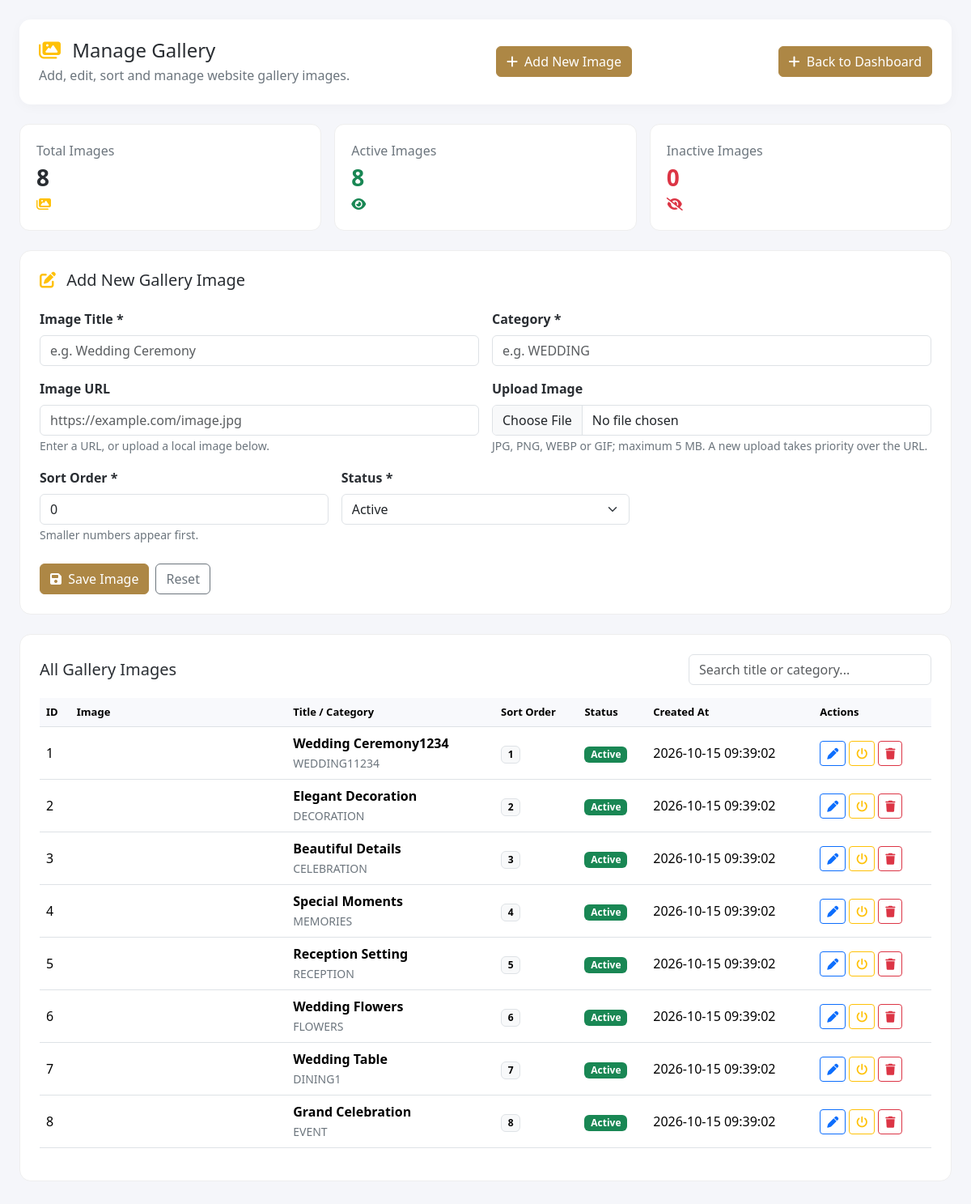
The app's page /manage_gallery.php (signed in) with its own data.
### tables this page shows
CREATE TABLE `gallery` (
  `id` int(11) NOT NULL,
  `title` varchar(150) NOT NULL,
  `category` varchar(100) NOT NULL,
  `image` varchar(255) NOT NULL,
  `status` tinyint(1) NOT NULL DEFAULT 1,
  `sort_order` int(11) NOT NULL DEFAULT 0,
  `created_at` timestamp NOT NULL DEFAULT current_timestamp()
);

### manage_gallery.php (the view, shortened to what this page needs)
<?php
include 'config/db.php';
$conn->set_charset('utf8mb4');
function e($value) {
    return htmlspecialchars((string)$value, ENT_QUOTES, 'UTF-8');
}
$editRecord = null;
$result = $conn->query(
    'SELECT * FROM gallery ORDER BY sort_order ASC, id DESC'
);
$totalImages = (int)$conn->query(
    'SELECT COUNT(*) AS total FROM gallery'
)->fetch_assoc()['total'];
$activeImages = (int)$conn->query(
    'SELECT COUNT(*) AS total FROM gallery WHERE status = 1'
)->fetch_assoc()['total'];
$inactiveImages = $totalImages - $activeImages;
$isEditing = $editRecord !== null;
?>
<!DOCTYPE html>
<html lang="en">
<head>
    <link href="https://cdn.jsdelivr.net/npm/bootstrap@5.3.3/dist/css/bootstrap.min.css"
          rel="stylesheet">
    <link href="https://cdnjs.cloudflare.com/ajax/libs/font-awesome/6.5.2/css/all.min.css"
          rel="stylesheet">
</head>
<body>
<div class="container-fluid py-4 px-3 px-lg-4">
    <div class="page-header d-flex flex-wrap justify-content-between
                align-items-center gap-3 mb-4">
        <div>
            <h2 class="h4 mb-1">
                <i class="fa-solid fa-images text-warning me-2"></i>
                Manage Gallery
            </h2>
            <p class="text-secondary mb-0">
                Add, edit, sort and manage website gallery images.
            </p>
        </div>
        <a href="#galleryForm" class="btn btn-gold">
            <i class="fa-solid fa-plus me-1"></i> Add New Image
        </a>
         <a href="dashboard.php" class="btn btn-gold">
            <i class="fa-solid fa-plus me-1"></i> Back to Dashboard
        </a>
    </div>
    <div class="row g-3 mb-4">
        <div class="col-12 col-md-4">
            <div class="stat-card">
                <div class="text-secondary">Total Images</div>
                <div class="stat-number"><?= $totalImages ?></div>
                <i class="fa-solid fa-images text-warning"></i>
            </div>
        </div>
        <div class="col-12 col-md-4">
            <div class="stat-card">
                <div class="text-secondary">Active Images</div>
                <div class="stat-number text-success"><?= $activeImages ?></div>
                <i class="fa-solid fa-eye text-success"></i>
            </div>
        </div>
        <div class="col-12 col-md-4">
            <div class="stat-card">
                <div class="text-secondary">Inactive Images</div>
                <div class="stat-number text-danger"><?= $inactiveImages ?></div>
                <i class="fa-solid fa-eye-slash text-danger"></i>
            </div>
        </div>
    </div>
    <div class="panel-card" id="galleryForm">
        <h3 class="h5 mb-4">
            <i class="fa-solid fa-pen-to-square me-2 text-warning"></i>
            <?= $isEditing ? 'Edit Gallery Image' : 'Add New Gallery Image' ?>
        </h3>
        <form method="POST" enctype="multipart/form-data">
            <div class="row g-3">
                <div class="col-12 col-md-6">
                    <label class="form-label">Image Title *</label>
                    <input type="text" name="title" class="form-control"
                           maxlength="150" required
                           placeholder="e.g. Wedding Ceremony"
                           value="<?= e($editRecord['title'] ?? '') ?>">
                </div>
                <div class="col-12 col-md-6">
                    <label class="form-label">Category *</label>
                    <input type="text" name="category" class="form-control"
                           maxlength="100" required
                           placeholder="e.g. WEDDING"
                           value="<?= e($editRecord['category'] ?? '') ?>">
                </div>
                <div class="col-12 col-md-6">
                    <label class="form-label">Image URL</label>
                    <input type="url" name="image_url" id="imageUrl"
                           class="form-control"
                           placeholder="https://example.com/image.jpg"
                           value="<?php
                               $currentImage = $editRecord['image'] ?? '';
                               echo e(
                                   preg_match('~^https?://~i', $currentImage)
                                       ? $currentImage
                                       : ''
                               );
                           ?>">
                    <small class="text-secondary">
                        Enter a URL, or upload a local image below.
                    </small>
                </div>
                <div class="col-12 col-md-6">
                    <label class="form-label">Upload Image</label>
                    <input type="file" name="image_file" id="imageFile"
                           class="form-control"
                           accept=".jpg,.jpeg,.png,.webp,.gif,image/jpeg,image/png,image/webp,image/gif">
                    <small class="text-secondary">
                        JPG, PNG, WEBP or GIF; maximum 5 MB.
                        A new upload takes priority over the URL.
                    </small>
                </div>
                <div class="col-12 col-md-4">
                    <label class="form-label">Sort Order *</label>
                    <input type="number" name="sort_order"
                           class="form-control" min="0" required
                           value="<?= e($editRecord['sort_order'] ?? 0) ?>">
                    <small class="text-secondary">
                        Smaller numbers appear first.
                    </small>
                </div>
                <div class="col-12 col-md-4">
                    <label class="form-label">Status *</label>
                    <select name="status" class="form-select" required>
                        <option value="1"
                            <?= (string)($editRecord['status'] ?? '1') === '1'
                                ? 'selected' : '' ?>>
                            Active
                        </option>
                    </select>
                </div>
                <div class="col-12 d-flex flex-wrap gap-2 mt-4">
                    <button type="submit" class="btn btn-gold">
                        <i class="fa-solid fa-floppy-disk me-1"></i>
                        <?= $isEditing ? 'Update Image' : 'Save Image' ?>
                    </button>
                    <?php if ($isEditing): ?>
                        <a href="manage_gallery.php"
                           class="btn btn-outline-secondary">
                            Cancel
                        </a>
                    <?php else: ?>
                        <button type="reset"
                                class="btn btn-outline-secondary">
                            Reset
                        </button>
                    <?php endif; ?>
                </div>
            </div>
        </form>
    </div>
    <div class="panel-card">
        <div class="d-flex flex-wrap justify-content-between
                    align-items-center gap-3 mb-3">
            <h3 class="h5 mb-0">All Gallery Images</h3>
            <input type="search" id="tableSearch"
                   class="form-control"
                   style="max-width:300px"
                   placeholder="Search title or category...">
        </div>
        <div class="table-responsive">
            <table class="table table-hover align-middle" id="galleryTable">
                <thead>
                <tr>
                    <th>ID</th>
                    <th>Image</th>
                    <th>Title / Category</th>
                    <th>Sort Order</th>
                    <th>Status</th>
                    <th>Created At</th>
                    <th>Actions</th>
                </tr>
                </thead>
                <tbody>
                <?php if ($result->num_rows > 0): ?>
                    <?php while ($row = $result->fetch_assoc()): ?>
                        <tr>
                            <td><?= (int)$row['id'] ?></td>
                            <td>
                            </td>
                            <td>
                                <strong><?= e($row['title']) ?></strong><br>
                                <small class="text-secondary">
                                    <?= e($row['category']) ?>
                                </small>
                            </td>
                            <td>
                                <span class="badge text-bg-light border">
                                    <?= (int)$row['sort_order'] ?>
                                </span>
                            </td>
                            <td>
                                <?php if ((int)$row['status'] === 1): ?>
                                    <span class="badge text-bg-success">
                                        Active
                                    </span>
                                <?php else: ?>
                                    <span class="badge text-bg-secondary">
                                        Inactive
                                    </span>
                                <?php endif; ?>
                            </td>
                            <td>
                                <?= e($row['created_at'] ?? '') ?>
                            </td>
                            <td>
                                <div class="d-flex gap-1">
                                    <a href="?edit=<?= (int)$row['id'] ?>#galleryForm"
                                       class="btn btn-sm btn-outline-primary"
                                       title="Edit">
                                        <i class="fa-solid fa-pen"></i>
                                    </a>
                                    <form method="POST" class="d-inline">
                                        <button type="submit"
                                                class="btn btn-sm btn-outline-warning"
                                                title="Change status">
                                            <i class="fa-solid fa-power-off"></i>
                                        </button>
                                    </form>
                                    <form method="POST" class="d-inline"
                                          onsubmit="return confirm('Delete this gallery image permanently?');">
                                        <button type="submit"
                                                class="btn btn-sm btn-outline-danger"
                                                title="Delete">
                                            <i class="fa-solid fa-trash"></i>
                                        </button>
                                    </form>
                                </div>
                            </td>
                        </tr>
                    <?php endwhile; ?>
                <?php endif; ?>
                </tbody>
            </table>
        </div>
    </div>
</div>
</body>
</html>

### manage_gallery.php (style rules this page uses)
body { background: #f5f6fa; color: #292d32; }
.page-header { background: #fff; padding: 24px; border-radius: 14px; box-shadow: 0 3px 15px #00000008; }
.stat-card { background: #fff; padding: 20px; border-radius: 12px; border: 1px solid #eee; height: 100%; }
.stat-number { font-size: 28px; font-weight: 700; }
.panel-card { background: #fff; border-radius: 14px; padding: 24px; border: 1px solid #eee; margin-bottom: 24px; }
.form-label { font-weight: 600; }
.table th { font-size: 13px; white-space: nowrap; background: #f8f9fc; }
.table td { vertical-align: middle; }
.btn-gold { background: #ad8745; border-color: #ad8745; color: white; }

### records on screen
gallery: id "1", title "Wedding Ceremony1234", category "WEDDING11234", sort_order "1", status "Active", created_at "2026-10-15 09:39:02"
gallery: id "2", title "Elegant Decoration", category "DECORATION", sort_order "2", status "Active", created_at "2026-10-15 09:39:02"
gallery: id "3", title "Beautiful Details", category "CELEBRATION", sort_order "3", status "Active", created_at "2026-10-15 09:39:02"
gallery: id "4", title "Special Moments", category "MEMORIES", sort_order "4", status "Active", created_at "2026-10-15 09:39:02"
gallery: id "5", title "Reception Setting", category "RECEPTION", sort_order "5", status "Active", created_at "2026-10-15 09:39:02"
gallery: id "6", title "Wedding Flowers", category "FLOWERS", sort_order "6", status "Active", created_at "2026-10-15 09:39:02"
gallery: id "7", title "Wedding Table", category "DINING1", sort_order "7", status "Active", created_at "2026-10-15 09:39:02"
gallery: id "8", title "Grand Celebration", category "EVENT", sort_order "8", status "Active", created_at "2026-10-15 09:39:02"

### other values on screen
$totalImages "8"
$activeImages "8"
$inactiveImages "0"
